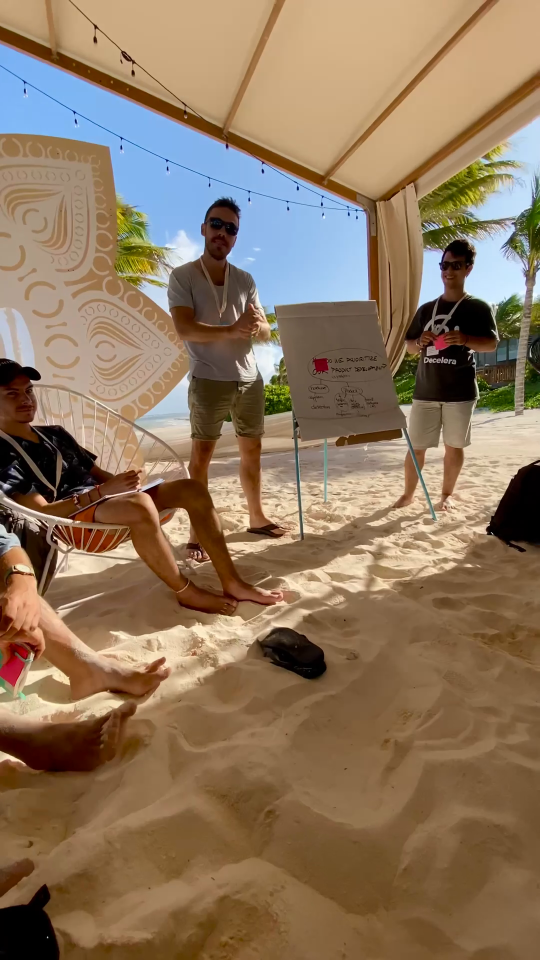
#> input picture frame 1 of detection/test_inputs/sample.mp4, 1080 x 1920 px (shown at 1/2 size)
$ python video_input_test.py --video detection/test_inputs/sample.mp4
#> lines starting #> are read from the running program, lines starting #| are printed output that depends on the picture; after the words box and inside, x2 and y2 are one past the last pixel; in counts of white or black regions, pixels touching at a corner belong together
"""
detection/video_input_test.py
Step 4 — Read and play a video file frame-by-frame using OpenCV.
NO webcam. No AI. Just proves cv2.VideoCapture(file) works.
Press 'q' to quit, 'p' to pause/resume.

Usage:
    python detection/video_input_test.py
    python detection/video_input_test.py --video detection/test_inputs/sample.mp4
"""

import argparse
import sys
import time
import cv2
from pathlib import Path


def main():
    parser = argparse.ArgumentParser()
    parser.add_argument("--video", type=str,
                        default="detection/test_inputs/sample.mp4",
                        help="Path to the video file")
    args = parser.parse_args()

    vid_path = Path(args.video)
    if not vid_path.exists():
        print(f"[ERROR] Video not found: {vid_path}")
        print("        Run detection/download_test_assets.py first.")
        sys.exit(1)

    cap = cv2.VideoCapture(str(vid_path))
    if not cap.isOpened():
        print(f"[ERROR] cv2.VideoCapture could not open: {vid_path}")
        sys.exit(1)

    total_frames = int(cap.get(cv2.CAP_PROP_FRAME_COUNT))
    fps_src      = cap.get(cv2.CAP_PROP_FPS) or 25.0
    w            = int(cap.get(cv2.CAP_PROP_FRAME_WIDTH))
    h            = int(cap.get(cv2.CAP_PROP_FRAME_HEIGHT))
    delay_ms     = max(1, int(1000 / fps_src))

    print(f"[OK]  Video opened  : {vid_path}")
    print(f"      Resolution    : {w}x{h}")
    print(f"      FPS (source)  : {fps_src:.1f}")
    print(f"      Total frames  : {total_frames}")
    print("[INFO] Playing in window. Press 'q' to quit, 'p' to pause/resume.\n")

    frame_idx = 0
    paused    = False

    while True:
        if not paused:
            ret, frame = cap.read()
#> frame is the input picture: shape (1920, 1080, 3); mean B, G, R 93.7, 118.4, 141.7
            if not ret:
                print(f"[INFO] Video ended after {frame_idx} frames. Rewinding...")
                cap.set(cv2.CAP_PROP_POS_FRAMES, 0)
                frame_idx = 0
                continue

            frame_idx += 1

            # HUD
            progress = frame_idx / max(total_frames, 1)
            cv2.putText(frame, f"{vid_path.name}",
                        (10, 28), cv2.FONT_HERSHEY_SIMPLEX, 0.7, (0, 255, 0), 2)
            cv2.putText(frame, f"Frame {frame_idx}/{total_frames}  |  {fps_src:.0f} fps",
                        (10, 58), cv2.FONT_HERSHEY_SIMPLEX, 0.6, (0, 200, 255), 1)
#> frame: shape (1920, 1080, 3); mean B, G, R 93.6, 118.5, 141.6

            # Progress bar
            bar_w = w - 20
            cv2.rectangle(frame, (10, h - 18), (10 + bar_w, h - 8),
                          (60, 60, 60), -1)
            cv2.rectangle(frame, (10, h - 18),
                          (10 + int(bar_w * progress), h - 8),
                          (0, 200, 100), -1)
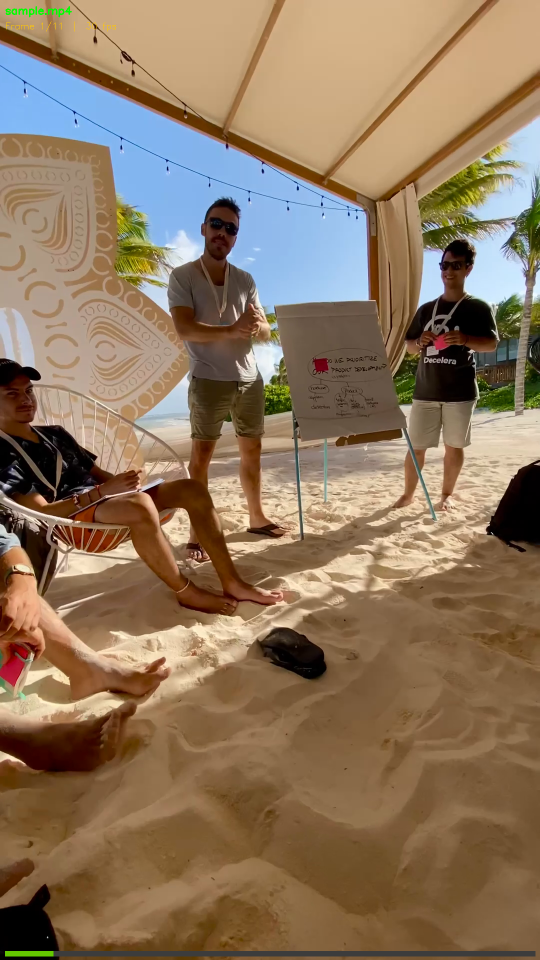
#> frame: shape (1920, 1080, 3) (shown at 1/2 size); mean B, G, R 93.7, 118.5, 141.4
            cv2.putText(frame, "q=quit  p=pause",
                        (10, h - 22), cv2.FONT_HERSHEY_SIMPLEX,
                        0.45, (180, 180, 180), 1)
#> frame: shape (1920, 1080, 3); 0.01% of pixels changed, all inside (x1, y1, x2, y2) = (11, 1888, 132, 1902)

            cv2.imshow("JARVIS — Video Input Test", frame)

        key = cv2.waitKey(delay_ms) & 0xFF
#> (key q is pressed here)
        if key == ord('q') or key == 27:
            print(f"[OK]  Quit at frame {frame_idx}.")
            break
        elif key == ord('p'):
            paused = not paused
            print(f"[INFO] {'Paused' if paused else 'Resumed'}")

    cap.release()
    cv2.destroyAllWindows()
    print("[DONE] Video playback finished cleanly.")


if __name__ == "__main__":
    main()

$ run again, starting later in the video
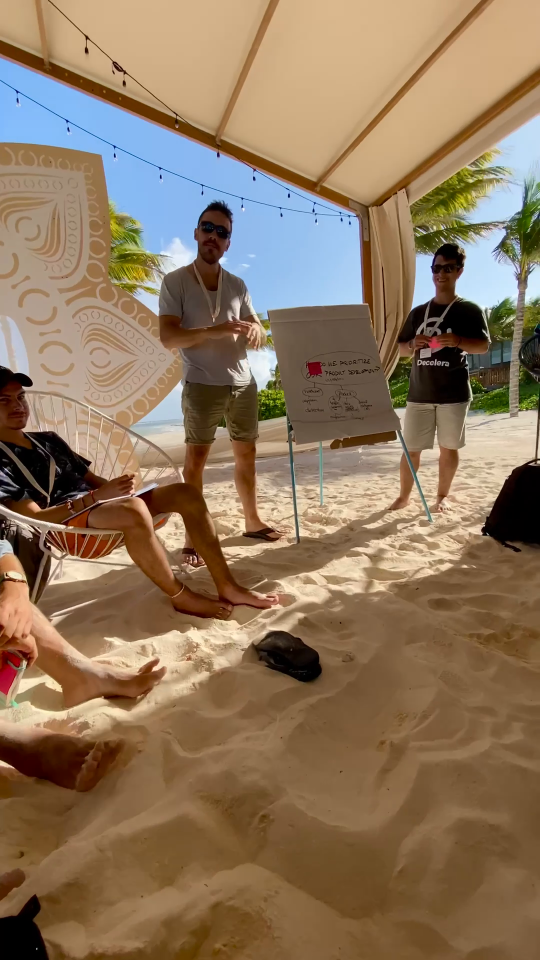
#> input picture frame 4 of detection/test_inputs/sample.mp4, 1080 x 1920 px (shown at 1/2 size)
#> in main, frame is the input picture: shape (1920, 1080, 3); mean B, G, R 93.6, 118.8, 142.2
#> in main, `cv2.rectangle(frame, (10, h - 18), (10 + int(bar_w * progress), h - 8)..`:
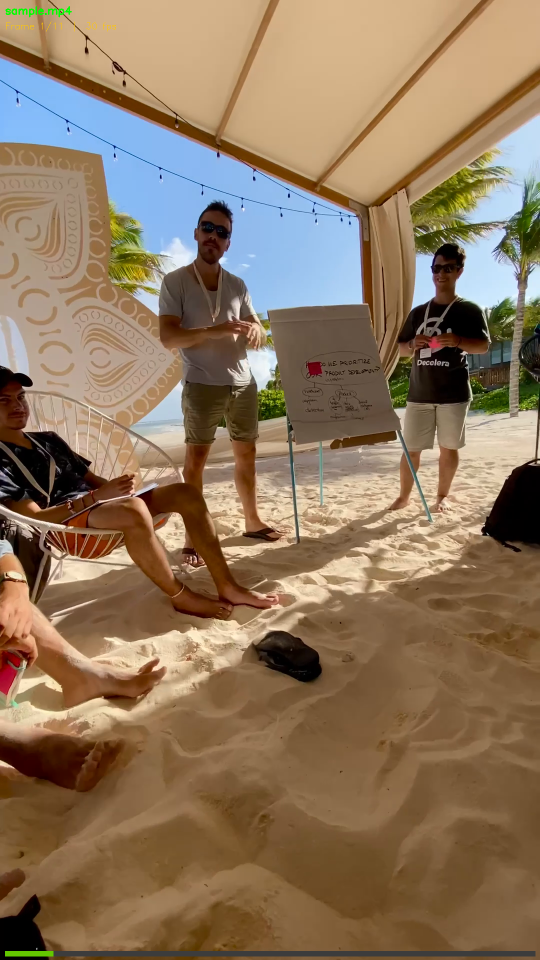
#> frame: shape (1920, 1080, 3) (shown at 1/2 size); mean B, G, R 93.7, 118.9, 141.8

$ run again, starting later in the video
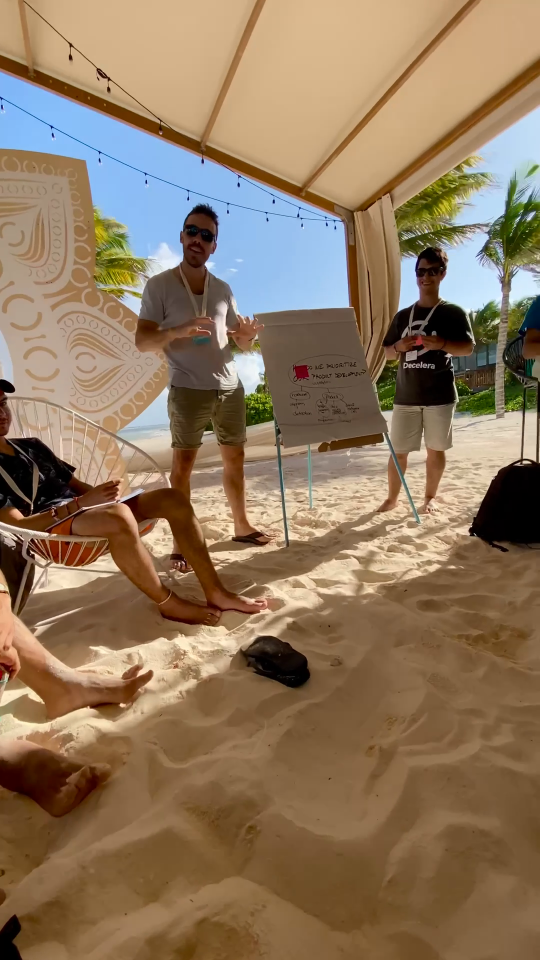
#> input picture frame 8 of detection/test_inputs/sample.mp4, 1080 x 1920 px (shown at 1/2 size)
#> in main, frame is the input picture: shape (1920, 1080, 3); mean B, G, R 94.4, 119.9, 143.1
#> in main, `cv2.rectangle(frame, (10, h - 18), (10 + int(bar_w * progress), h - 8)..`:
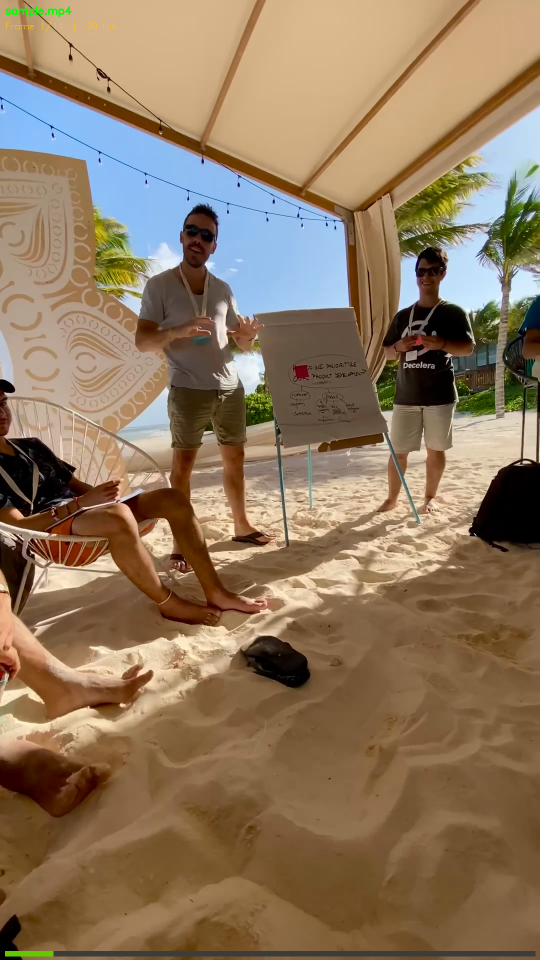
#> frame: shape (1920, 1080, 3) (shown at 1/2 size); mean B, G, R 94.3, 119.9, 142.6
